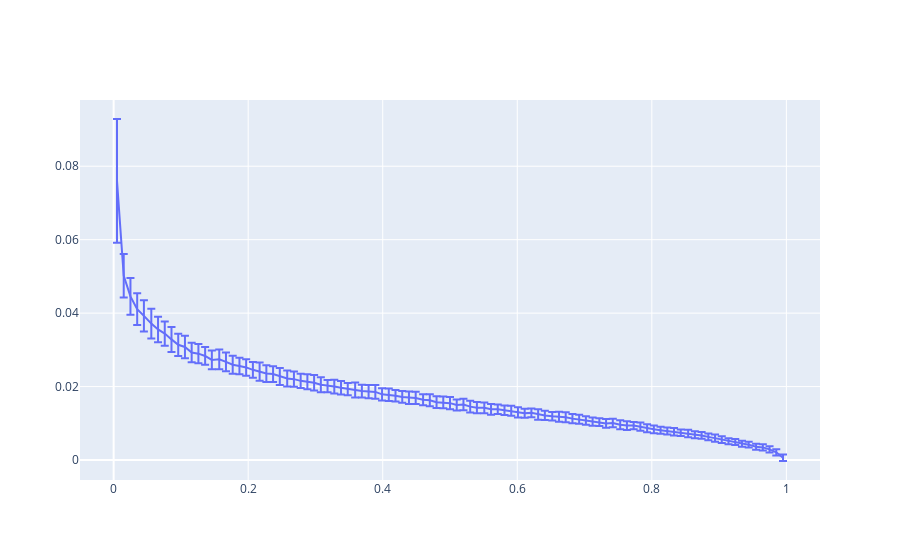

Notebook source saved alongside this figure:
### Code cell
ydict= {
    comb: {
        round(sum(bi)/ 2,3): np.mean(g) for bi,g in grad_comb[comb].items()
    } for comb in grad_comb.keys()
}

yerror= {
    comb: {
        round(sum(bi)/ 2,3): np.std(g) for bi,g in grad_comb[comb].items()
    } for comb in grad_comb.keys()
}


xdict= {
    comb: sorted(ydict[comb].keys()) for comb in ydict.keys()
}

fig= [
    go.Scatter(
        x= xdict[i],
        y= [ydict[i][x] for x in xdict[i]],
        error_y= dict(
            array= [yerror[i][x] for x in xdict[i]],
            type= 'data',
            #symmetric= True,
            visible=True
        ),
        name= '-'.join(i)
    ) for i in xdict.keys()
]

layout= go.Layout()

Figure= go.Figure(data=fig, layout= layout)
iplot(Figure)
